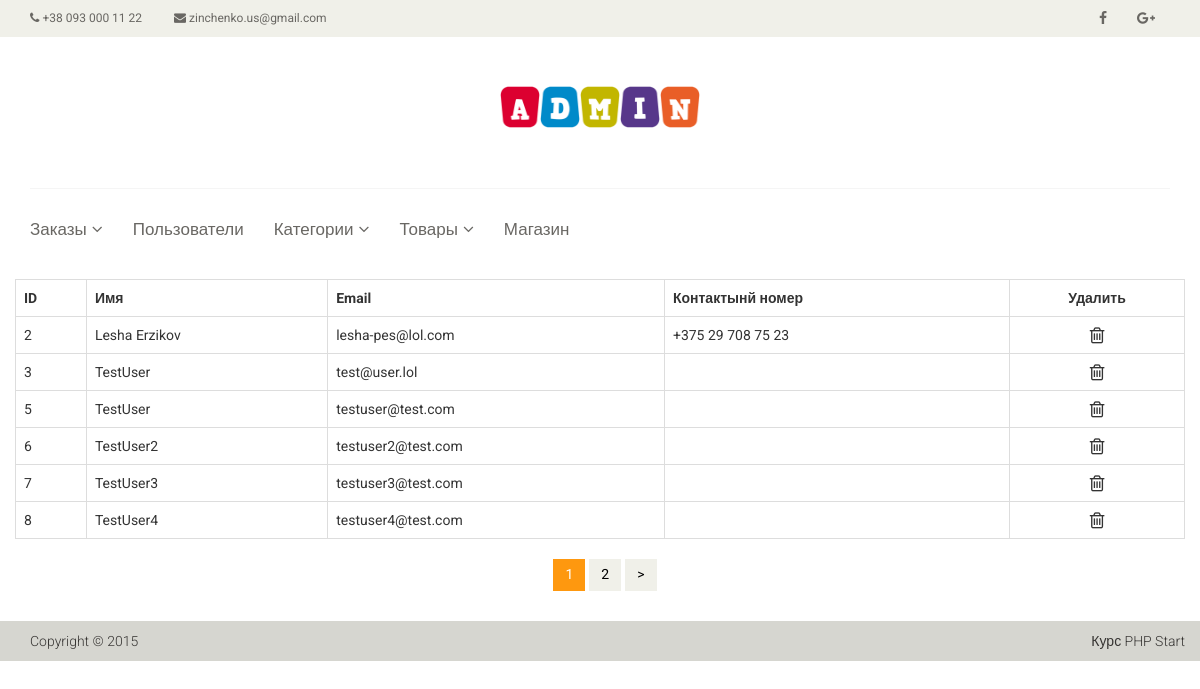
The app's page /admin/users (signed in), older data.
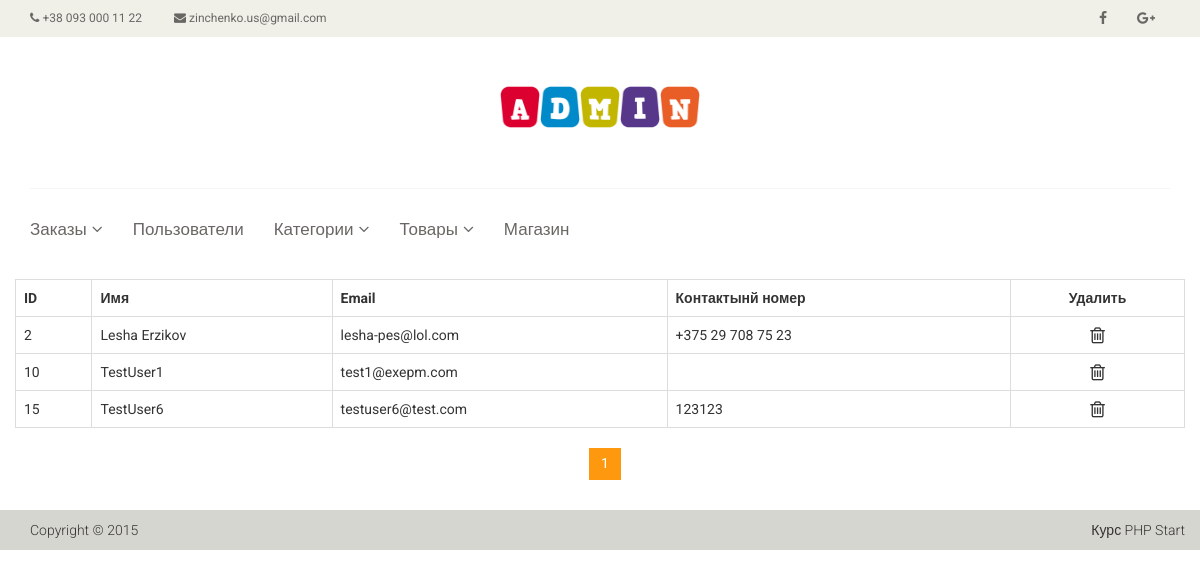
The same page, newer data.
### tables this page shows
CREATE TABLE `users` (
  `id` int(11) NOT NULL,
  `name` varchar(20) NOT NULL,
  `password` varchar(255) NOT NULL,
  `email` varchar(50) NOT NULL,
  `number` varchar(20) DEFAULT NULL,
  `cart` text,
  `admin` tinyint(1) NOT NULL DEFAULT '0'
);

### controllers/AdminUsersController.php (called while the page is built, shortened)
<?php
class AdminUsersController extends AdminBaseController
{
    public function actionIndex(int $currentPage = 1)
    {
        $total = User::getTotalUsers();
        $limit = 6;
        $pagination = new Pagination($total, $currentPage, $limit, 'page-');
        $users = User::getAllUsers($currentPage, $limit);
        $this->view->render('admin/users/index', array('users' => $users, 'pagination' => $pagination));
        return true;
    }
}

### components/Router.php (called while the page is built, shortened)
<?php
Class Router
{
    private $routes;
    public function __construct()
    {
        $routesPath = ROOT."/config/routes.php";
        $this->routes = include($routesPath);
    }
    public function run()
    {
        $uri = $this->getURI();
        foreach ($this->routes as $uriPattern => $path) {
            if (preg_match("~^$uriPattern$~", $uri)) {
                $internalRoute = preg_replace("~$uriPattern~", $path, $uri);
                $segments = explode('/', $internalRoute);
                $controllerName = 'controllers\\'.ucfirst(array_shift($segments).'Controller');
                $actionName = 'action'.ucfirst(array_shift($segments));
                $parametrs = $segments;
                $controllerObject = new $controllerName();
                $result = call_user_func_array(array($controllerObject, $actionName), $parametrs);
                if ($result) {
                    break;
                }
            }
        }
    }
    private function getURI()
    {
        if (!empty($_SERVER['REQUEST_URI'])) {
				return trim($_SERVER['REQUEST_URI'], '/');
		}
	}
}

### index.php (called while the page is built, shortened)
<?php
$route = new Router();
$route->run();

### models/User.php (called while the page is built, shortened)
<?php
Class User
{
    public static function getAllUsers($currentPage, $limit)
    {
        $db = Database::getConnection();
        $offset = ($currentPage-1)*$limit;
        $query = $db->prepare('SELECT id, name, email, number, admin FROM users LIMIT :limit OFFSET :offset');
        $query->execute(array('limit' => $limit, 'offset' => $offset));
        $result = $query->fetchAll();
        return $result;
    }
    public static function getTotalUsers()
    {
        $db = Database::getConnection();
        $query = $db->query('SELECT count(id) AS count FROM users');
        $result = $query->fetch();
        return $result['count'];
    }
}

### views/admin/users/index.php (the view)
<section>
    <div class="container">
        <div class="row">
            <table class="table table-bordered">
                <tr>
                    <th>ID</th>
                    <th>Имя</th>
                    <th>Email</th>
                    <th>Контактынй номер</th>
                    <th  class='text-center'>Удалить</th>
                </tr>
                <?php foreach ($users as $user): ?>
                    <tr>
                        <td><?= $user['id'] ?></td>
                        <td><?= $user['name'] ?></td>
                        <td><?= $user['email'] ?></td>
                        <td><?= $user['number'] ?></td>
                        <td class='text-center'>
                            <a href="#" onclick="deleteUser(this); return false;" class="icon" data-id="<?= $user['id'] ?>" >
                                <i class="fa fa-trash-o fa-lg" aria-hidden="true"></i>
                            </a>
                        </td>
                    </tr>
                <?php endforeach; ?>
            </table>
            <div class="text-center"><?= $pagination->get(); ?></div>
        </div>
    </div>
</section>

### components/Pagination.php (shortened to what the changed rows need)
<?php
class Pagination
{
    private $max = 10;
    private $index = 'page';
    private $current_page;
    private $total;
    private $limit;
    public function __construct($total, $currentPage, $limit, $index)
    {
        $this->total = $total;
        $this->limit = $limit;
        $this->index = $index;
        $this->amount = $this->amount();
    }
    public function get()
    {
        $links = null;
        $limits = $this->limits();
        $html = '<ul class="pagination">';
        for ($page = $limits[0]; $page <= $limits[1]; $page++) {
            if ($page == $this->current_page) {
                $links .= '<li class="active"><a href="#">' . $page . '</a></li>';
            } else {
                $links .= $this->generateHtml($page);
            }
        }
        if (!is_null($links)) {
            if ($this->current_page < $this->amount)
                $links .= $this->generateHtml($this->amount, '&gt;');
        }
        $html .= $links . '</ul>';
        return $html;
    }
    private function generateHtml($page, $text = null)
    {
        if (!$text)
            $text = $page;
        $currentURI = rtrim($_SERVER['REQUEST_URI'], '/') . '/';
        $currentURI = preg_replace('~/page-[0-9]+~', '', $currentURI);
        return
                '<li><a href="' . $currentURI . $this->index . $page . '">' . $text . '</a></li>';
    }
    private function limits()
    {
        $left = $this->current_page - round($this->max / 2);
        $start = $left > 0 ? $left : 1;
        if ($start + $this->max <= $this->amount) {
            $end = $start > 1 ? $start + $this->max : $this->max;
        } else {
            $end = $this->amount;
            $start = $this->amount - $this->max > 0 ? $this->amount - $this->max : 1;
        }
        return
                array($start, $end);
    }
    private function setCurrentPage($currentPage)
    {
        $this->current_page = $currentPage;
    }
    private function amount()
    {
        return ceil($this->total / $this->limit);
    }
}

Row changes from the older to the newer data that the page shows:
removed users: id "3", name "TestUser", email "test@user.lol"
removed users: id "5", name "TestUser", email "testuser@test.com"
removed users: id "6", name "TestUser2", email "testuser2@test.com"
removed users: id "7", name "TestUser3", email "testuser3@test.com"
removed users: id "8", name "TestUser4", email "testuser4@test.com"
added users: id "10", name "TestUser1", email "test1@exepm.com"
added users: id "15", name "TestUser6", email "testuser6@test.com", number "123123"
Text that changed along with them:
$text: ">" → (not shown)
list line gone: "2"
